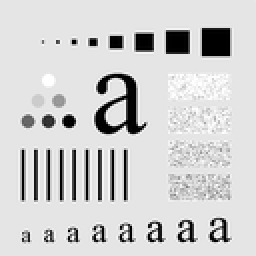
%> input picture images/Fig0333(a)(test_pattern_blurring_orig).tif, 128 x 128 px, shrunk from 500 x 500 before the run (shown 2 times larger)
$ octave project5.m   (GNU Octave 9; MATLAB toolbox functions it lacks are replaced by stand-ins)
%> lines starting %> are read from the running program, lines starting %| are printed output that depends on the picture

f = imread('D:\A study\3 2\Digital Image Processing\DIP3E_Original_Images_CH03\Fig0333(a)(test_pattern_blurring_orig).tif');
%> f is the input picture: size 128x128 uint8; min 0, max 255, mean 207.7

b0 = f;
%c = input('input:');


n = 11;
%b1 = imboxfilt(b0, 11);

h = ones(n,n) / (n * n);

b1 = imfilter(b0,h);
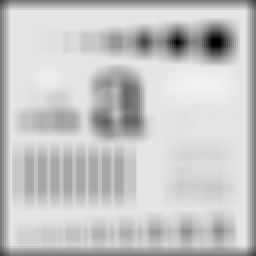
%> b1: size 128x128 uint8 (shown 2 times larger); min 0, max 244, mean 198

h = [1 2 1; 2 4 2; 1 2 1] / 16;

b2 = imfilter(b0, h);
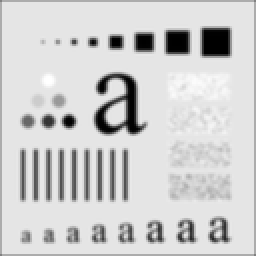
%> b2: size 128x128 uint8 (shown 2 times larger); min 0, max 255, mean 205.9


%for median with zero pading

f = imread('D:\A study\3 2\Digital Image Processing\DIP3E_Original_Images_CH03\Fig0335(a)(ckt_board_saltpep_prob_pt05).tif');
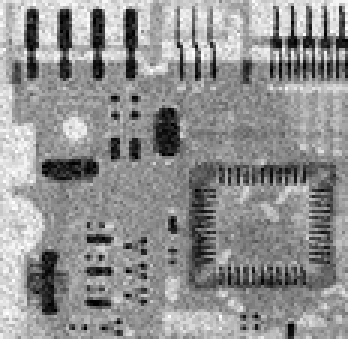
%> input picture images/Fig0335(a)(ckt_board_saltpep_prob_pt05).tif, 116 x 113 px, shrunk from 455 x 440 before the run (shown 3 times larger)
%> f is the input picture: size 113x116 uint8; min 0, max 255, mean 144.2

[x y] = size(f);
%> x = 113; y = 116

g = padarray(f, [1,1]);
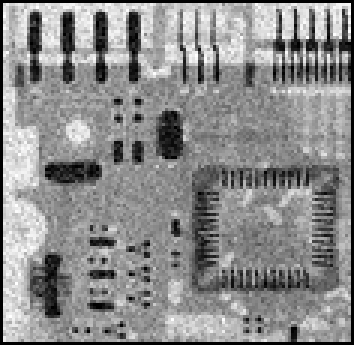
%> g: size 115x118 uint8 (shown 3 times larger); min 0, max 255, mean 139.3

n = 3;
filter = zeros(1,n .* n);
a1 = g;

for i = 1:x
    for j = 1:y
        q = 1;

        for k = i:(i+n-1)
           % r = 1;
            for l = j:(j+n-1)
                filter(1, q) = g(k, l);

                %r = r + 1;
                q = q + 1;
            end
            %q = q + 1;
        end
        %disp(filter);
        a1(i+1, j+1) = median(filter);
    end
end
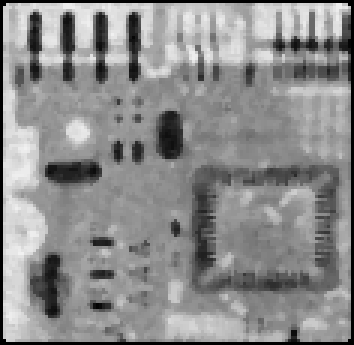
%> a1: size 115x118 uint8 (shown 3 times larger); min 0, max 241, mean 140.1
%> after the loop, filter = [154 146 0 168 156 0 0 0 0]


%for min filter
a2 = g;
for i = 1:x
    for j = 1:y
        q = 1;

        for k = i:(i+n-1)
           % r = 1;
            for l = j:(j+n-1)
                filter(1, q) = g(k, l);

                %r = r + 1;
                q = q + 1;
            end
            %q = q + 1;
        end
        %disp(filter);
        a2(i+1, j+1) = min(filter);
    end
end
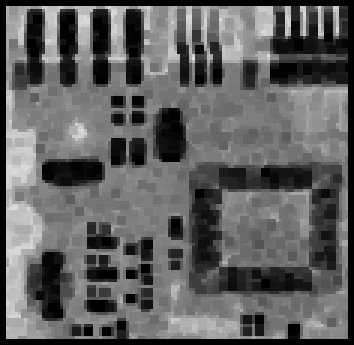
%> a2: size 115x118 uint8 (shown 3 times larger); min 0, max 224, mean 95.1

%for max filter
a3 = g;
for i = 1:x
    for j = 1:y
        q = 1;

        for k = i:(i+n-1)
           % r = 1;
            for l = j:(j+n-1)
                filter(1, q) = g(k, l);

                %r = r + 1;
                q = q + 1;
            end
            %q = q + 1;
        end
        %disp(filter);
        a3(i+1, j+1) = max(filter);
    end
end
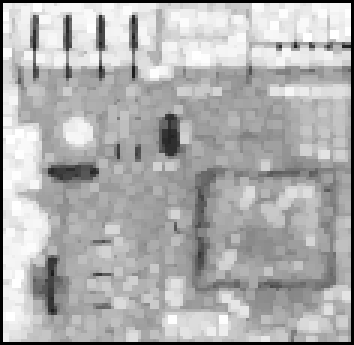
%> a3: size 115x118 uint8 (shown 3 times larger); min 0, max 255, mean 174.8


subplot(3,3,1);
imshow(b0);
title('Original Image 1');


subplot(3,3,2);
imshow(b1);
title('Box Filtered Image');


subplot(3,3,3);
imshow(b2);
title('Weighted filtered Image');


subplot(3,3,4);
imshow(f);
title('Original Image 2');


subplot(3,3,5);
imshow(a1);
title('Median Filtered Image');

subplot(3,3,6);
imshow(a3);
title('Max filtered Image');

subplot(3,3,7);
imshow(a2);
title('Min Filtered Image');
